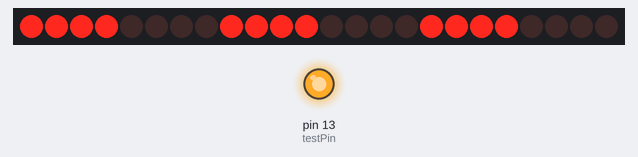
Bench run of a sketch on a simulated Arduino Uno, built with avr-gcc and run on an emulated ATmega328P. Parts: 24 shift-register outputs drawn as a row of LEDs (first output left, lit = HIGH), output pins drawn as LEDs (lit = HIGH). Wiring (inferred from the names in the program): 3 × shift register (74HC595): data pin 12; shift clock pin 11; latch pin 10. Wiring (inferred from the signals the program sends): row of LEDs: on Q0, Q1, Q2, Q3, Q4, Q5, Q6, Q7, Q8, Q9, Q10, Q11, Q12, Q13, Q14, Q15, Q16, Q17, Q18, Q19, Q20, Q21, Q22, Q23. Pins used as bus, display or sensor lines are not drawn.

Above: at 1.2 s.
At 3.7 s:
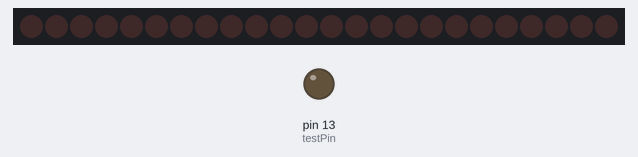
Timing chart, 0 to 6.5 s (numbered marks = the images above):
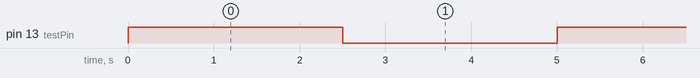

The sketch:

shift_registers_test.ino
```cpp
// program to test using two 4094 shift registers
//
// if everything is correct, it will light up one LED at a time
//
int latchPin = 10;
int clockPin = 11;
int dataPin = 12;

int testPin = 13;
volatile int state = HIGH;

void setup() {
   pinMode(latchPin, OUTPUT);
   pinMode(clockPin, OUTPUT);
   pinMode(dataPin, OUTPUT);
   pinMode(testPin, OUTPUT);
   digitalWrite(latchPin, 0); //make sure data isn't latched
   digitalWrite(testPin, state);

}

void loop()
{
   unsigned long outputpattern = 1; //stores the output pattern as an unsigned long, that is, four bytes
   long pattern_first_byte;
   long pattern_second_byte;
   long pattern_third_byte;

   for (int i=0 ; i < 24; i++)
   {
//       pattern_third_byte = (outputpattern >> 16) & 0x00F;
//       pattern_second_byte = (outputpattern >> 8) & 0x00F;
//       pattern_first_byte = outputpattern & 0x00F;
       if (state == HIGH)
       {
         pattern_third_byte = 0x000F;
         pattern_second_byte = 0x000F;
         pattern_first_byte = 0x000F;
       }
       else
       {
         pattern_third_byte = 0x0000;
         pattern_second_byte = 0x0000;
         pattern_first_byte = 0x0000;
       }


       shiftOut(dataPin, clockPin, MSBFIRST, (byte) pattern_third_byte);
       shiftOut(dataPin, clockPin, MSBFIRST, (byte) pattern_second_byte);
       shiftOut(dataPin, clockPin, MSBFIRST, (byte) pattern_first_byte);

       digitalWrite(latchPin, 1); // flick the latch to put the data on the output pins

       delay(1);

       digitalWrite(latchPin, 0);

       delay(2500);

       outputpattern = outputpattern << 1; // shift the outputpattern left by one bit

       state = !state;
       digitalWrite(testPin, state);
   }
}
```

Measured:
- by itself, pin 13 (testPin): alternates HIGH for 2.5 s and LOW for 2.5 s
- by itself, everything shown: repeats every 60.0 s, in 25 steps
